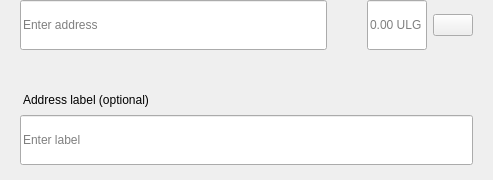
<?xml version="1.0" encoding="UTF-8"?>
<ui version="4.0">
 <class>SendMultiRow</class>
 <widget class="QWidget" name="SendMultiRow">
  <property name="geometry">
   <rect>
    <x>0</x>
    <y>0</y>
    <width>493</width>
    <height>180</height>
   </rect>
  </property>
  <property name="minimumSize">
   <size>
    <width>0</width>
    <height>0</height>
   </size>
  </property>
  <property name="maximumSize">
   <size>
    <width>16777215</width>
    <height>16777215</height>
   </size>
  </property>
  <property name="windowTitle">
   <string>Form</string>
  </property>
  <layout class="QVBoxLayout" name="verticalLayout_3">
   <property name="spacing">
    <number>0</number>
   </property>
   <property name="leftMargin">
    <number>0</number>
   </property>
   <property name="topMargin">
    <number>0</number>
   </property>
   <property name="rightMargin">
    <number>20</number>
   </property>
   <property name="bottomMargin">
    <number>5</number>
   </property>
   <item alignment="Qt::AlignTop">
    <widget class="QWidget" name="widget" native="true">
     <property name="sizePolicy">
      <sizepolicy hsizetype="Expanding" vsizetype="Maximum">
       <horstretch>0</horstretch>
       <verstretch>0</verstretch>
      </sizepolicy>
     </property>
     <property name="minimumSize">
      <size>
       <width>0</width>
       <height>60</height>
      </size>
     </property>
     <property name="maximumSize">
      <size>
       <width>16777215</width>
       <height>85</height>
      </size>
     </property>
     <layout class="QHBoxLayout" name="horizontalLayout" stretch="6,0,2">
      <property name="spacing">
       <number>0</number>
      </property>
      <property name="leftMargin">
       <number>8</number>
      </property>
      <property name="topMargin">
       <number>0</number>
      </property>
      <property name="rightMargin">
       <number>0</number>
      </property>
      <property name="bottomMargin">
       <number>0</number>
      </property>
      <item alignment="Qt::AlignTop">
       <widget class="QStackedWidget" name="stackedAddress">
        <property name="minimumSize">
         <size>
          <width>0</width>
          <height>50</height>
         </size>
        </property>
        <property name="maximumSize">
         <size>
          <width>16777215</width>
          <height>50</height>
         </size>
        </property>
        <widget class="QWidget" name="page_4">
         <property name="sizePolicy">
          <sizepolicy hsizetype="Expanding" vsizetype="Preferred">
           <horstretch>0</horstretch>
           <verstretch>0</verstretch>
          </sizepolicy>
         </property>
         <property name="minimumSize">
          <size>
           <width>0</width>
           <height>50</height>
          </size>
         </property>
         <property name="maximumSize">
          <size>
           <width>16777215</width>
           <height>55</height>
          </size>
         </property>
         <layout class="QVBoxLayout" name="verticalLayout_7">
          <property name="spacing">
           <number>0</number>
          </property>
          <property name="leftMargin">
           <number>12</number>
          </property>
          <property name="topMargin">
           <number>0</number>
          </property>
          <property name="rightMargin">
           <number>0</number>
          </property>
          <property name="bottomMargin">
           <number>0</number>
          </property>
          <item>
           <widget class="QLineEdit" name="lineEditAddress">
            <property name="minimumSize">
             <size>
              <width>0</width>
              <height>50</height>
             </size>
            </property>
            <property name="maximumSize">
             <size>
              <width>16777215</width>
              <height>50</height>
             </size>
            </property>
            <property name="placeholderText">
             <string>Enter address</string>
            </property>
           </widget>
          </item>
         </layout>
        </widget>
        <widget class="QWidget" name="page_3"/>
       </widget>
      </item>
      <item>
       <spacer name="horizontalSpacer_3">
        <property name="orientation">
         <enum>Qt::Horizontal</enum>
        </property>
        <property name="sizeType">
         <enum>QSizePolicy::Fixed</enum>
        </property>
        <property name="sizeHint" stdset="0">
         <size>
          <width>40</width>
          <height>20</height>
         </size>
        </property>
       </spacer>
      </item>
      <item>
       <layout class="QHBoxLayout" name="horizontalLayout_2">
        <property name="spacing">
         <number>6</number>
        </property>
        <item alignment="Qt::AlignTop">
         <widget class="QLineEdit" name="lineEditAmount">
          <property name="sizePolicy">
           <sizepolicy hsizetype="Expanding" vsizetype="Preferred">
            <horstretch>0</horstretch>
            <verstretch>0</verstretch>
           </sizepolicy>
          </property>
          <property name="minimumSize">
           <size>
            <width>0</width>
            <height>50</height>
           </size>
          </property>
          <property name="maximumSize">
           <size>
            <width>16777215</width>
            <height>50</height>
           </size>
          </property>
          <property name="maxLength">
           <number>17</number>
          </property>
          <property name="alignment">
           <set>Qt::AlignLeading|Qt::AlignLeft|Qt::AlignVCenter</set>
          </property>
          <property name="placeholderText">
           <string notr="true">0.00 ULG</string>
          </property>
         </widget>
        </item>
        <item>
         <layout class="QVBoxLayout" name="verticalLayout">
          <property name="topMargin">
           <number>14</number>
          </property>
          <property name="bottomMargin">
           <number>0</number>
          </property>
          <item alignment="Qt::AlignTop">
           <widget class="QPushButton" name="btnMenu">
            <property name="minimumSize">
             <size>
              <width>0</width>
              <height>0</height>
             </size>
            </property>
            <property name="maximumSize">
             <size>
              <width>16777215</width>
              <height>16777215</height>
             </size>
            </property>
            <property name="focusPolicy">
             <enum>Qt::NoFocus</enum>
            </property>
            <property name="text">
             <string/>
            </property>
           </widget>
          </item>
         </layout>
        </item>
       </layout>
      </item>
     </layout>
    </widget>
   </item>
   <item>
    <widget class="QWidget" name="layoutLabel" native="true">
     <property name="minimumSize">
      <size>
       <width>0</width>
       <height>0</height>
      </size>
     </property>
     <property name="maximumSize">
      <size>
       <width>16777215</width>
       <height>16777215</height>
      </size>
     </property>
     <layout class="QVBoxLayout" name="verticalLayout_9">
      <property name="spacing">
       <number>6</number>
      </property>
      <property name="leftMargin">
       <number>20</number>
      </property>
      <property name="topMargin">
       <number>0</number>
      </property>
      <property name="rightMargin">
       <number>0</number>
      </property>
      <property name="bottomMargin">
       <number>10</number>
      </property>
      <item>
       <spacer name="verticalSpacer">
        <property name="orientation">
         <enum>Qt::Vertical</enum>
        </property>
        <property name="sizeType">
         <enum>QSizePolicy::Fixed</enum>
        </property>
        <property name="sizeHint" stdset="0">
         <size>
          <width>20</width>
          <height>20</height>
         </size>
        </property>
       </spacer>
      </item>
      <item>
       <widget class="QLabel" name="labelSubtitleDescription">
        <property name="styleSheet">
         <string notr="true">margin-bottom:2px;
margin-left:0.05px;
padding:0px;</string>
        </property>
        <property name="text">
         <string>Address label (optional)</string>
        </property>
       </widget>
      </item>
      <item>
       <widget class="QLineEdit" name="lineEditDescription">
        <property name="minimumSize">
         <size>
          <width>0</width>
          <height>50</height>
         </size>
        </property>
        <property name="maximumSize">
         <size>
          <width>16777215</width>
          <height>50</height>
         </size>
        </property>
        <property name="placeholderText">
         <string>Enter label</string>
        </property>
       </widget>
      </item>
     </layout>
    </widget>
   </item>
  </layout>
 </widget>
 <resources/>
 <connections/>
</ui>
